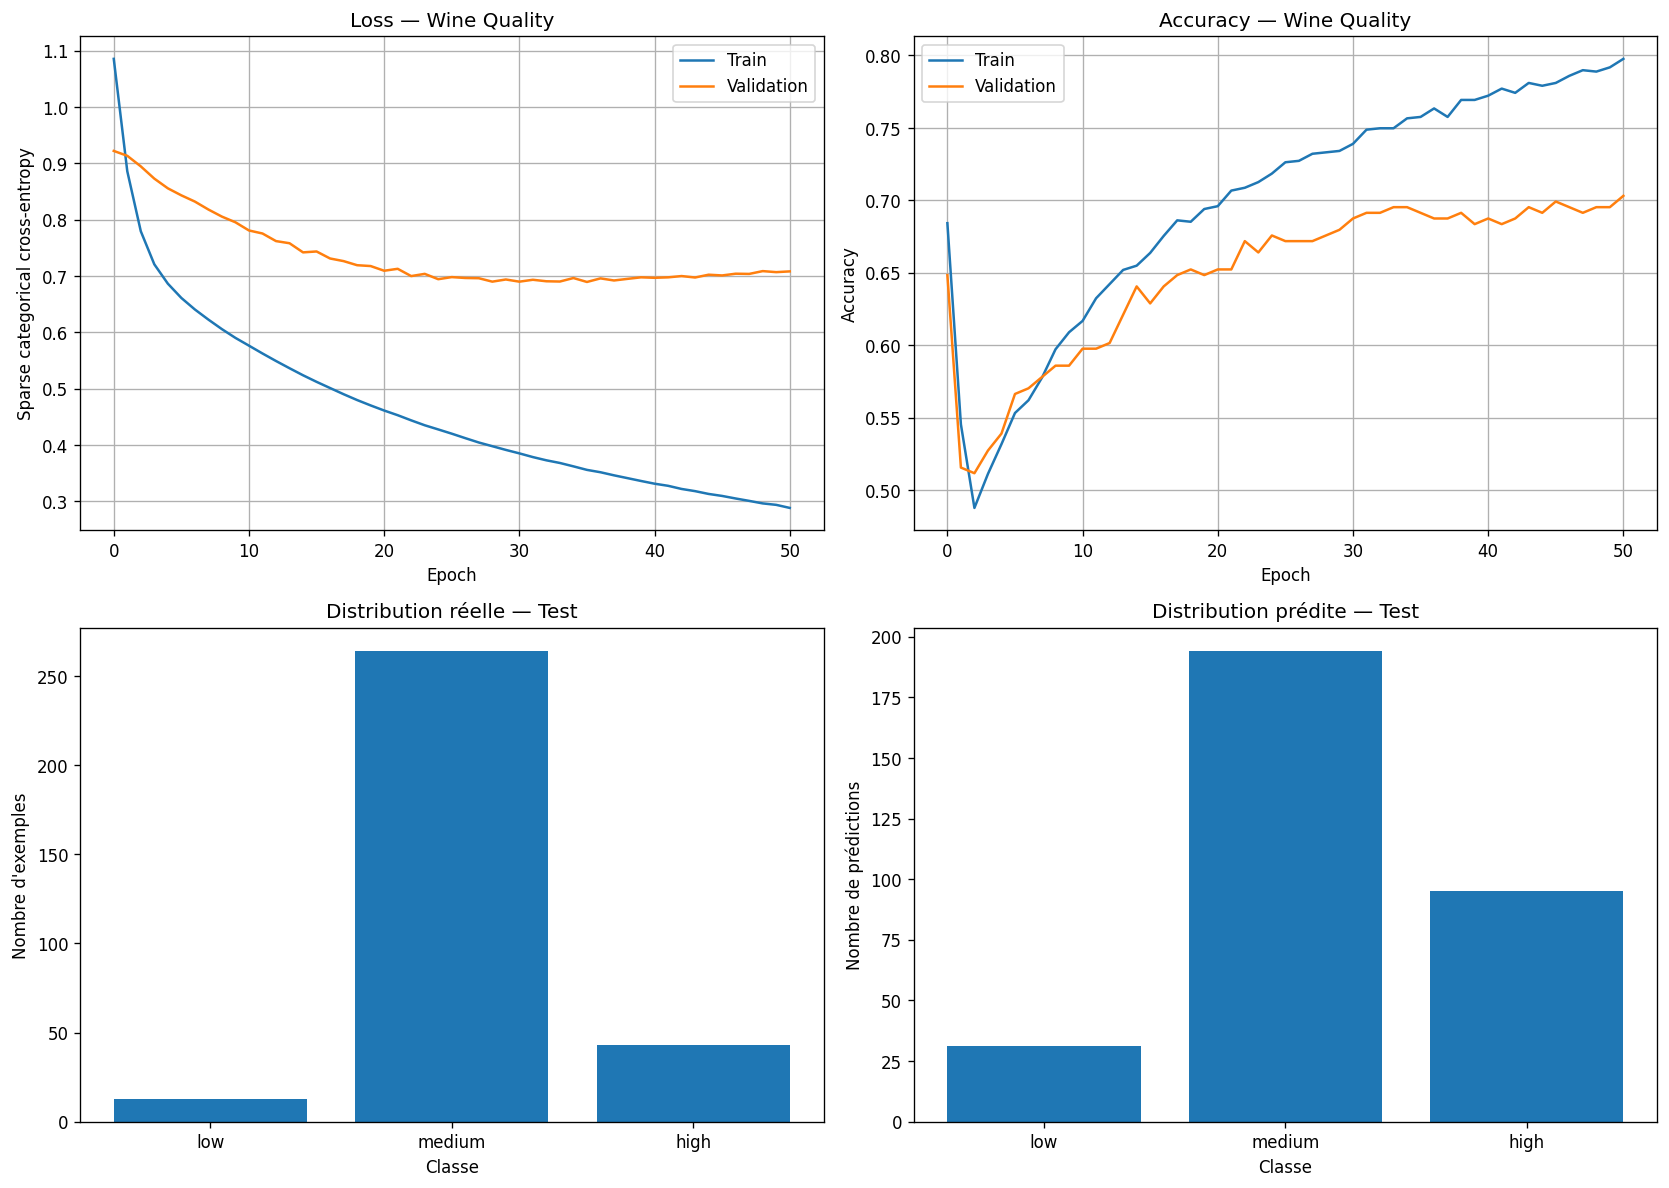

Python code for this plot:
from pathlib import Path
from urllib.error import URLError
import numpy as np
import pandas as pd
import keras
from sklearn.model_selection import train_test_split
from sklearn.preprocessing import StandardScaler
from sklearn.metrics import (
    classification_report,
    confusion_matrix,
    ConfusionMatrixDisplay
)
from sklearn.utils.class_weight import compute_class_weight
import matplotlib
matplotlib.use("Agg")

import matplotlib.pyplot as plt


#  PARAMÈTRES

RANDOM_STATE = 42
EPOCHS = 100
BATCH_SIZE = 32

WINE_URL = (
    "https://archive.ics.uci.edu/ml/"
    "machine-learning-databases/"
    "wine-quality/winequality-red.csv"
)

LOCAL_CSV = Path("winequality-red.csv")


# CHARGEMENT DU DATASET

def load_wine_dataset():


    if LOCAL_CSV.exists():
        print(
            f"Chargement depuis le fichier local : "
            f"{LOCAL_CSV}"
        )

        return pd.read_csv(
            LOCAL_CSV,
            sep=";"
        )

    print(
        "Fichier local absent. "
        "Téléchargement depuis l'UCI..."
    )

    try:
        dataframe = pd.read_csv(
            WINE_URL,
            sep=";"
        )

        dataframe.to_csv(
            LOCAL_CSV,
            sep=";",
            index=False
        )

        print(
            f"Dataset sauvegardé dans : "
            f"{LOCAL_CSV}"
        )

        return dataframe

    except (URLError, OSError) as error:
        raise RuntimeError(
            "Impossible de télécharger le dataset. "
            "Télécharge winequality-red.csv et place-le "
            "dans le même dossier que ce script."
        ) from error


df_wine = load_wine_dataset()


print("\n=== WINE QUALITY ROUGE ===")

print(
    "Shape du dataset :",
    df_wine.shape
)

print(
    "\nColonnes :"
)

print(
    df_wine.columns.tolist()
)

print(
    "\nPremières lignes :"
)

print(
    df_wine.head()
)


# VÉRIFICATIONS DU DATASET

expected_columns = [
    "fixed acidity",
    "volatile acidity",
    "citric acid",
    "residual sugar",
    "chlorides",
    "free sulfur dioxide",
    "total sulfur dioxide",
    "density",
    "pH",
    "sulphates",
    "alcohol",
    "quality"
]

missing_columns = [
    column
    for column in expected_columns
    if column not in df_wine.columns
]

if missing_columns:
    raise ValueError(
        "Colonnes manquantes dans le dataset : "
        f"{missing_columns}"
    )


print(
    "\n=== VALEURS MANQUANTES ==="
)

print(
    df_wine.isnull().sum()
)

if df_wine.isnull().any().any():
    raise ValueError(
        "Le dataset contient des valeurs manquantes."
    )


# DISTRIBUTION DES QUALITÉS BRUTES

raw_distribution = (
    df_wine["quality"]
    .value_counts()
    .sort_index()
)

print(
    "\n=== DISTRIBUTION DES QUALITÉS BRUTES ==="
)

for quality, count in raw_distribution.items():
    percentage = (
        count / len(df_wine)
    ) * 100

    print(
        f"Qualité {quality} : "
        f"{count:4d} exemples "
        f"({percentage:5.1f} %)"
    )


#  AGRÉGATION EN TROIS CLASSES

def map_quality(quality):
    """
    Convertit la note brute en 3 classes.

    0 : low
    1 : medium
    2 : high
    """

    if quality <= 4:
        return 0

    if quality <= 6:
        return 1

    return 2


df_wine["quality_3class"] = (
    df_wine["quality"]
    .apply(map_quality)
)


class_names = [
    "low",
    "medium",
    "high"
]


aggregated_distribution = (
    df_wine["quality_3class"]
    .value_counts()
    .sort_index()
)


print(
    "\n=== DISTRIBUTION AGRÉGÉE ==="
)

for class_id, count in (
    aggregated_distribution.items()
):
    percentage = (
        count / len(df_wine)
    ) * 100

    print(
        f"Classe {class_id} "
        f"({class_names[class_id]:6s}) : "
        f"{count:4d} exemples "
        f"({percentage:5.1f} %)"
    )



#  BASELINE NAÏVE

majority_class = (
    aggregated_distribution.idxmax()
)

majority_accuracy = (
    aggregated_distribution.max()
    / len(df_wine)
)


print(
    "\n=== BASELINE NAÏVE ==="
)

print(
    f"Classe majoritaire : "
    f"{majority_class} "
    f"({class_names[majority_class]})"
)

print(
    f"Accuracy si on prédit toujours "
    f"'{class_names[majority_class]}' : "
    f"{majority_accuracy:.4f}"
)

print(
    "Attention : cette accuracy peut être élevée "
    "sans jamais détecter les classes low et high."
)


# SÉPARATION DES FEATURES ET DE LA CIBLE

X_wine = df_wine.drop(
    columns=[
        "quality",
        "quality_3class"
    ]
).to_numpy(
    dtype=np.float32
)

y_wine = df_wine[
    "quality_3class"
].to_numpy(
    dtype=np.int32
)


print(
    "\n=== DONNÉES ==="
)

print(
    "Shape X :",
    X_wine.shape
)

print(
    "Shape y :",
    y_wine.shape
)

print(
    "Classes présentes :",
    np.unique(y_wine)
)


#  SPLIT TRAIN / TEST AVEC STRATIFY

X_train_val, X_test, y_train_val, y_test = (
    train_test_split(
        X_wine,
        y_wine,
        test_size=0.20,
        random_state=RANDOM_STATE,
        stratify=y_wine
    )
)


# SPLIT TRAIN / VALIDATION AVEC STRATIFY

X_train, X_val, y_train, y_val = (
    train_test_split(
        X_train_val,
        y_train_val,
        test_size=0.20,
        random_state=RANDOM_STATE,
        stratify=y_train_val
    )
)


print(
    "\n=== SHAPES ==="
)

print(
    "Train      :",
    X_train.shape,
    y_train.shape
)

print(
    "Validation :",
    X_val.shape,
    y_val.shape
)

print(
    "Test       :",
    X_test.shape,
    y_test.shape
)


#  DISTRIBUTION DES CLASSES PAR SPLIT
def print_split_distribution(name, labels):
 

    print(
        f"\nDistribution {name} :"
    )

    values, counts = np.unique(
        labels,
        return_counts=True
    )

    for value, count in zip(
        values,
        counts
    ):
        percentage = (
            count / len(labels)
        ) * 100

        print(
            f"- {class_names[value]:6s} : "
            f"{count:4d} "
            f"({percentage:5.1f} %)"
        )


print_split_distribution(
    "train",
    y_train
)

print_split_distribution(
    "validation",
    y_val
)

print_split_distribution(
    "test",
    y_test
)


# 11. NORMALISATION

scaler = StandardScaler()

X_train_norm = scaler.fit_transform(
    X_train
)

X_val_norm = scaler.transform(
    X_val
)

X_test_norm = scaler.transform(
    X_test
)


print(
    "\n=== NORMALISATION ==="
)

print(
    "Moyennes du train normalisé :"
)

print(
    np.round(
        X_train_norm.mean(axis=0),
        3
    )
)

print(
    "Écarts-types du train normalisé :"
)

print(
    np.round(
        X_train_norm.std(axis=0),
        3
    )
)


# CLASS WEIGHTS


unique_classes = np.unique(
    y_train
)

balanced_weights = compute_class_weight(
    class_weight="balanced",
    classes=unique_classes,
    y=y_train
)

class_weight = {
    int(class_id): float(weight)
    for class_id, weight in zip(
        unique_classes,
        balanced_weights
    )
}


print(
    "\n=== CLASS WEIGHTS ==="
)

print(
    class_weight
)


# CONSTRUCTION DU MODÈLE BASELINE

def build_wine_baseline(input_dim):
  

    model = keras.Sequential([
        keras.Input(
            shape=(input_dim,)
        ),

        keras.layers.Dense(
            64,
            activation="relu"
        ),

        keras.layers.Dense(
            32,
            activation="relu"
        ),

        keras.layers.Dense(
            3,
            activation="softmax"
        )
    ])

    model.compile(
        optimizer=keras.optimizers.Adam(
            learning_rate=0.001
        ),

        loss=(
            "sparse_categorical_crossentropy"
        ),

        metrics=[
            "accuracy"
        ]
    )

    return model


keras.backend.clear_session()

keras.utils.set_random_seed(
    RANDOM_STATE
)

model = build_wine_baseline(
    input_dim=X_train_norm.shape[1]
)

model.summary()


#EARLY STOPPING

early_stopping = keras.callbacks.EarlyStopping(
    monitor="val_loss",
    patience=15,
    restore_best_weights=True
)


#  ENTRAÎNEMENT

print(
    "\n=== ENTRAÎNEMENT DU MODÈLE ==="
)

history = model.fit(
    X_train_norm,
    y_train,
    epochs=EPOCHS,
    batch_size=BATCH_SIZE,
    validation_data=(
        X_val_norm,
        y_val
    ),
    callbacks=[
        early_stopping
    ],
    class_weight=class_weight,
    verbose=1
)


#  INFORMATIONS SUR L'ENTRAÎNEMENT

epochs_reels = len(
    history.history["loss"]
)

best_val_accuracy = max(
    history.history["val_accuracy"]
)

best_val_accuracy_epoch = (
    int(
        np.argmax(
            history.history[
                "val_accuracy"
            ]
        )
    )
    + 1
)

best_val_loss = min(
    history.history["val_loss"]
)

best_val_loss_epoch = (
    int(
        np.argmin(
            history.history[
                "val_loss"
            ]
        )
    )
    + 1
)


print(
    "\n=== VALIDATION ==="
)

print(
    f"Epochs réellement exécutées : "
    f"{epochs_reels}"
)

print(
    f"Meilleure val_accuracy : "
    f"{best_val_accuracy:.4f} "
    f"(epoch {best_val_accuracy_epoch})"
)

print(
    f"Meilleure val_loss : "
    f"{best_val_loss:.4f} "
    f"(epoch {best_val_loss_epoch})"
)


# ÉVALUATION SUR LE TEST

test_loss, test_accuracy = model.evaluate(
    X_test_norm,
    y_test,
    verbose=0
)


test_probabilities = model.predict(
    X_test_norm,
    verbose=0
)

test_predictions = np.argmax(
    test_probabilities,
    axis=1
)


print(
    "\n=== TEST ==="
)

print(
    f"Test loss : "
    f"{test_loss:.4f}"
)

print(
    f"Test accuracy : "
    f"{test_accuracy:.4f}"
)


# DISTRIBUTION DES PRÉDICTIONS

prediction_values, prediction_counts = (
    np.unique(
        test_predictions,
        return_counts=True
    )
)


print(
    "\n=== DISTRIBUTION DES PRÉDICTIONS ==="
)

for class_id in range(3):
    count = 0

    if class_id in prediction_values:
        position = np.where(
            prediction_values == class_id
        )[0][0]

        count = prediction_counts[position]

    percentage = (
        count / len(test_predictions)
    ) * 100

    print(
        f"Classe {class_id} "
        f"({class_names[class_id]:6s}) : "
        f"{count:4d} prédictions "
        f"({percentage:5.1f} %)"
    )


if len(np.unique(test_predictions)) < 3:
    print(
        "\nATTENTION : le modèle ne prédit pas "
        "les trois classes."
    )

else:
    print(
        "\nLe modèle prédit bien les trois classes."
    )



# RAPPORT DE CLASSIFICATION

print(
    "\n=== RAPPORT DE CLASSIFICATION ==="
)

print(
    classification_report(
        y_test,
        test_predictions,
        labels=[0, 1, 2],
        target_names=class_names,
        digits=4,
        zero_division=0
    )
)


# MATRICE DE CONFUSION

confusion = confusion_matrix(
    y_test,
    test_predictions,
    labels=[
        0,
        1,
        2
    ]
)


print(
    "\n=== MATRICE DE CONFUSION ==="
)

print(
    confusion
)


#  QUELQUES PRÉDICTIONS

print(
    "\n=== EXEMPLES DE PRÉDICTIONS ==="
)

for index in range(
    min(10, len(y_test))
):
    probability_text = np.round(
        test_probabilities[index],
        3
    )

    print(
        f"Exemple {index + 1:2d} | "
        f"Réel : "
        f"{class_names[y_test[index]]:6s} | "
        f"Prédit : "
        f"{class_names[test_predictions[index]]:6s} | "
        f"Probabilités : "
        f"{probability_text}"
    )


# GRAPHIQUES

fig, axes = plt.subplots(
    2,
    2,
    figsize=(14, 10)
)


# Loss

axes[0, 0].plot(
    history.history["loss"],
    label="Train"
)

axes[0, 0].plot(
    history.history["val_loss"],
    label="Validation"
)

axes[0, 0].set_title(
    "Loss — Wine Quality"
)

axes[0, 0].set_xlabel(
    "Epoch"
)

axes[0, 0].set_ylabel(
    "Sparse categorical cross-entropy"
)

axes[0, 0].legend()

axes[0, 0].grid()


# Accuracy

axes[0, 1].plot(
    history.history["accuracy"],
    label="Train"
)

axes[0, 1].plot(
    history.history["val_accuracy"],
    label="Validation"
)

axes[0, 1].set_title(
    "Accuracy — Wine Quality"
)

axes[0, 1].set_xlabel(
    "Epoch"
)

axes[0, 1].set_ylabel(
    "Accuracy"
)

axes[0, 1].legend()

axes[0, 1].grid()


# Distribution réelle

real_counts = np.bincount(
    y_test,
    minlength=3
)

axes[1, 0].bar(
    class_names,
    real_counts
)

axes[1, 0].set_title(
    "Distribution réelle — Test"
)

axes[1, 0].set_xlabel(
    "Classe"
)

axes[1, 0].set_ylabel(
    "Nombre d'exemples"
)


# Distribution prédite

predicted_counts = np.bincount(
    test_predictions,
    minlength=3
)

axes[1, 1].bar(
    class_names,
    predicted_counts
)

axes[1, 1].set_title(
    "Distribution prédite — Test"
)

axes[1, 1].set_xlabel(
    "Classe"
)

axes[1, 1].set_ylabel(
    "Nombre de prédictions"
)


plt.tight_layout()

plt.savefig(
    "phase7_wine_baseline.png",
    dpi=120,
    bbox_inches="tight"
)

plt.close()


#  IMAGE DE LA MATRICE DE CONFUSION

figure_cm, axis_cm = plt.subplots(
    figsize=(7, 6)
)

display = ConfusionMatrixDisplay(
    confusion_matrix=confusion,
    display_labels=class_names
)

display.plot(
    ax=axis_cm,
    values_format="d"
)

axis_cm.set_title(
    "Matrice de confusion — Wine Quality"
)

figure_cm.tight_layout()

figure_cm.savefig(
    "phase7_wine_confusion_matrix.png",
    dpi=120,
    bbox_inches="tight"
)

plt.close(
    figure_cm
)


# RÉSUMÉ FINAL

print(
    "\n=== RÉSUMÉ FINAL ==="
)

print(
    f"Baseline naïve classe medium : "
    f"{majority_accuracy:.4f}"
)

print(
    f"Meilleure val_accuracy : "
    f"{best_val_accuracy:.4f}"
)

print(
    f"Test accuracy : "
    f"{test_accuracy:.4f}"
)

print(
    "Images créées :"
)

print(
    "- phase7_wine_baseline.png"
)

print(
    "- phase7_wine_confusion_matrix.png"
)
